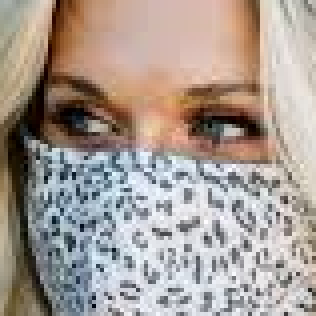
#> input picture src/main/resources/input/Train/WithMask/412.png, 79 x 79 px, found by its file name (shown 4 times larger); its folder holds only this picture in this run
$ jupyter execute notebook.ipynb
#> lines starting #> are read from the running program, lines starting #| are printed output that depends on the picture
[cell 1]
import os
import numpy as np
import pandas as pd
import matplotlib.pyplot as plt
from PIL import Image

[cell 2]
# --- CONFIGURATION ---
# Remplace par le chemin réel vers ton dossier contenant "WithMask" et "WithoutMask"
DATASET_PATH = "./Train"


data = []

# Vérifie que le dossier existe
if not os.path.exists(DATASET_PATH):
    print(f"Attention: Le chemin {DATASET_PATH} n'existe pas.")
else:
    for class_name in os.listdir(DATASET_PATH):
        class_path = os.path.join(DATASET_PATH, class_name)

        if not os.path.isdir(class_path):
            continue

        print(f"Analyse de la classe : {class_name}...")
        for img_name in os.listdir(class_path):
            img_path = os.path.join(class_path, img_name)

            try:
                # Ouverture de l'image et conversion en RGB (pour éviter les soucis avec PNG/RGBA ou N&B)
                with Image.open(img_path) as img:
#> img is the input picture: PIL image 79x79 RGB; mean R, G, B 167, 155.5, 147.8
                    img = img.convert('RGB')
                    width, height = img.size
#> width = 79; height = 79
                    resolution = f"{width}x{height}"
#> resolution = '79x79'

                    # Conversion en tableau numpy pour les calculs de moyenne
                    img_array = np.array(img)

                    # Moyenne par canal (0: R, 1: G, 2: B)
                    mean_r = img_array[:, :, 0].mean()
#> mean_r = 167
                    mean_g = img_array[:, :, 1].mean()
#> mean_g = 155.5
                    mean_b = img_array[:, :, 2].mean()
#> mean_b = 147.8

                    data.append({
                        "class": class_name,
                        "resolution": resolution,
                        "mean_r": mean_r,
                        "mean_g": mean_g,
                        "mean_b": mean_b
                    })
            except Exception as e:
                # Ignore les fichiers qui ne sont pas des images (ex: .DS_Store)
                pass

# Création du DataFrame
df = pd.DataFrame(data)
#> df = table of 2 rows and 5 columns
print(f"\nTerminé ! {len(df)} images analysées au total.")
#| Terminé ! 2 images analysées au total.
display(df.head())

[cell 3]
if not df.empty:
    top_10_shapes = df['resolution'].value_counts().head(10)

    plt.figure(figsize=(10, 6))
    bars = top_10_shapes.plot(kind='bar', color='#2f6fed', edgecolor='black')

    plt.title("Top 10 des résolutions d'images", fontsize=14, fontweight='bold')
    plt.xlabel("Résolution (Largeur x Hauteur)", fontsize=12)
    plt.ylabel("Nombre d'images", fontsize=12)
    plt.xticks(rotation=45, ha='right')
    plt.grid(axis='y', linestyle='--', alpha=0.7)

    # Ajout des valeurs au-dessus des barres
    for i, v in enumerate(top_10_shapes):
        plt.text(i, v + (v * 0.01), str(v), ha='center', va='bottom', fontweight='bold')
#> this loop made 2 passes
#> v on passes 1 to 2: 1, 1

    plt.tight_layout()
    plt.show()
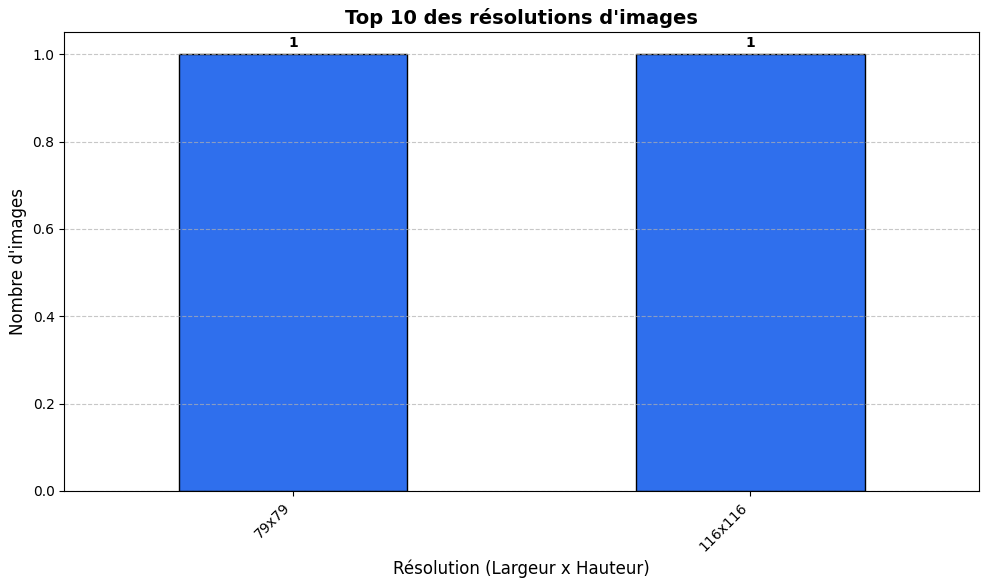
#> figure drawn by matplotlib, 1 panel

# %% [markdown]
# ## 3. Couleur moyenne par classe
# Équivalent du BarChart du dashboard. On regroupe par classe réelle et on affiche R, G et B.

# %%
if not df.empty:
    # Agrégation des moyennes par classe
    rgb_grouped = df.groupby('class')[['mean_r', 'mean_g', 'mean_b']].mean()
#> rgb_grouped = table of 2 rows and 3 columns

    classes = rgb_grouped.index
    x = np.arange(len(classes))
#> x = [0, 1]
    width = 0.2  # Largeur des barres

    fig, ax = plt.subplots(figsize=(10, 6))

    # Création des 3 barres pour chaque classe (décalées sur l'axe X)
    ax.bar(x - width, rgb_grouped['mean_r'], width, label='Canal Rouge (R)', color='#8b0000', edgecolor='black')
    ax.bar(x,         rgb_grouped['mean_g'], width, label='Canal Vert (G)', color='#1b5e20', edgecolor='black')
    ax.bar(x + width, rgb_grouped['mean_b'], width, label='Canal Bleu (B)', color='#0d1a66', edgecolor='black')

    ax.set_title("Couleur moyenne des canaux RGB par classe", fontsize=14, fontweight='bold')
    ax.set_ylabel("Valeur moyenne du canal (0-255)", fontsize=12)
    ax.set_xlabel("Classe réelle", fontsize=12)

    ax.set_xticks(x)
    ax.set_xticklabels(classes)
    ax.legend()
    ax.grid(axis='y', linestyle='--', alpha=0.7)

    plt.tight_layout()
    plt.show()
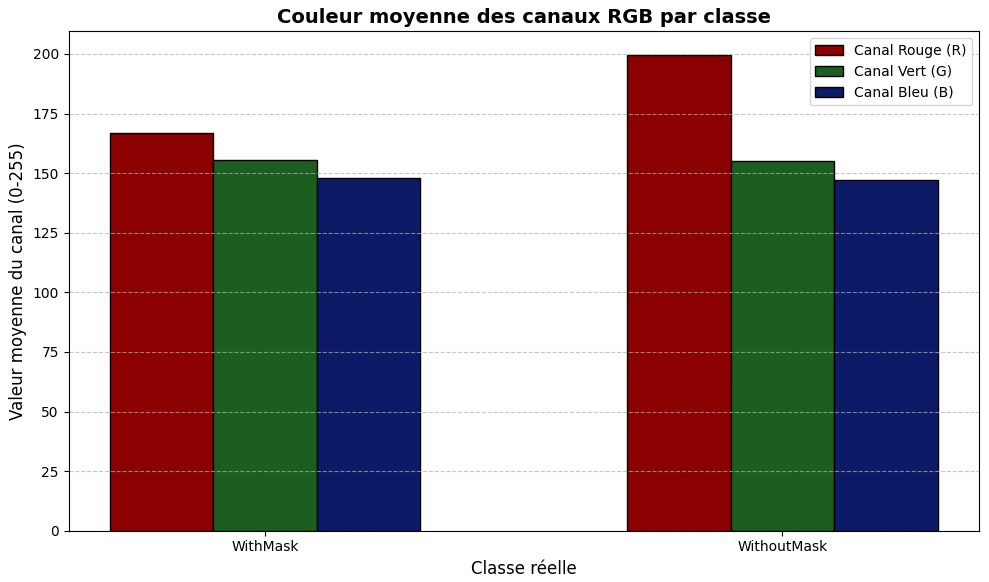
#> figure drawn by matplotlib, 1 panel
